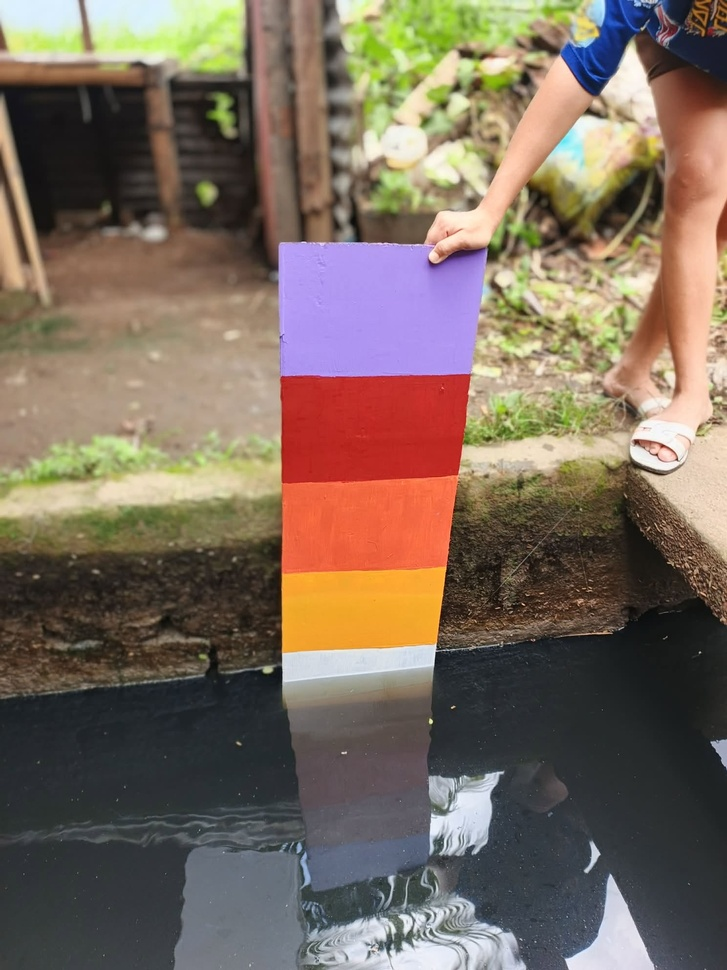
#> input picture flood_ai/dataset/raw_images/773120256_1428365482469496_139195948094494639_n.jpg, 727 x 970 px, shrunk from 1488 x 1984 before the run; its folder holds only this picture in this run
$ python sample_all_raw_images_hsv.py
#> lines starting #> are read from the running program, lines starting #| are printed output that depends on the picture
import glob
import json
import os
import cv2
import numpy as np

_DIR = os.path.dirname(os.path.abspath(__file__))
CAL_FILE = os.path.join(_DIR, "calibration.json")
DATASET_DIR = os.path.join(_DIR, "dataset", "raw_images")

def sample_all_water_colors():
    if os.path.exists(CAL_FILE):
        with open(CAL_FILE, "r") as f:
#> (reads flood_ai/calibration.json from the repository)
            cal = json.load(f)
    else:
        cal = {}

    roi = cal.get("roi", {"left_pct": 31.56, "right_pct": 56.09, "top_pct": 11.11, "bottom_pct": 98.52})

    images = glob.glob(os.path.join(DATASET_DIR, "*.jpg"))
    if not images:
        print("No images found in raw_images!")
        return

    hsv_samples = []

    for img_path in images:
        img = cv2.imread(img_path)
#> img is the input picture: shape (970, 727, 3); mean B, G, R 93.8, 107.6, 123.3
        if img is None:
            continue

        h, w = img.shape[:2]
#> h = 970; w = 727

        # Focus on the water portion (bottom 40% of the ROI or bottom of frame)
        left = int(w * (roi["left_pct"] / 100.0))
#> left = 274
        right = int(w * (roi["right_pct"] / 100.0))
#> right = 357
        top = int(h * (roi["top_pct"] / 100.0))
#> top = 245
        bot = int(h * (roi["bottom_pct"] / 100.0))
#> bot = 899

        # Water surface is typically in the lower half of ROI
        water_top = top + int((bot - top) * 0.5)
#> water_top = 572

        water_crop = img[water_top:bot, left:right]
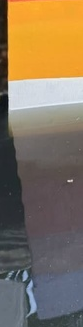
#> water_crop: shape (327, 83, 3); mean B, G, R 92.8, 115.8, 133
        if water_crop.size == 0:
            water_crop = img[int(h * 0.6):h, int(w * 0.2):int(w * 0.8)]

        hsv_crop = cv2.cvtColor(water_crop, cv2.COLOR_BGR2HSV)
#> hsv_crop: shape (327, 83, 3); mean H, S, V 75.1, 75.1, 140

        # Flatten pixels: (N, 3)
        pixels = hsv_crop.reshape(-1, 3)
        hsv_samples.append(pixels)

    if not hsv_samples:
        print("No valid water pixels extracted.")
        return

    all_pixels = np.vstack(hsv_samples)

    # Calculate percentiles (5th and 95th) to eliminate outliers/reflections/glare
    h_min, s_min, v_min = np.percentile(all_pixels, 2, axis=0)
#> h_min = 5; s_min = 10; v_min = 43
    h_max, s_max, v_max = np.percentile(all_pixels, 98, axis=0)
#> h_max = 170; s_max = 213; v_max = 250

    # Format HSV bounds
    lower_hsv = [int(max(0, h_min)), int(max(0, s_min)), int(max(0, v_min))]
#> lower_hsv = [5, 10, 43]
    upper_hsv = [int(min(180, h_max)), int(min(255, s_max)), int(min(255, v_max))]
#> upper_hsv = [170, 213, 250]

    mean_hsv = np.mean(all_pixels, axis=0).astype(int).tolist()
#> mean_hsv = [75, 75, 140]
    median_hsv = np.median(all_pixels, axis=0).astype(int).tolist()
#> median_hsv = [98, 40, 114]

    print("=== Water Color HSV Analysis Across All 57 Images ===")
    print(f"Total analyzed water pixels: {len(all_pixels):,}")
#| Total analyzed water pixels: 27,141
    print(f"Mean HSV   : H={mean_hsv[0]}, S={mean_hsv[1]}, V={mean_hsv[2]}")
#| Mean HSV   : H=75, S=75, V=140
    print(f"Median HSV : H={median_hsv[0]}, S={median_hsv[1]}, V={median_hsv[2]}")
#| Median HSV : H=98, S=40, V=114
    print(f"Calculated Water HSV Lower Bound: {lower_hsv}")
#| Calculated Water HSV Lower Bound: [5, 10, 43]
    print(f"Calculated Water HSV Upper Bound: {upper_hsv}")
#| Calculated Water HSV Upper Bound: [170, 213, 250]

    cal["water_hsv_range"] = {
        "lower": lower_hsv,
        "upper": upper_hsv
    }

    with open(CAL_FILE, "w") as f:
        json.dump(cal, f, indent=2)
    print(f"[OK] Updated {CAL_FILE} with full water color range!")

if __name__ == "__main__":
    sample_all_water_colors()
